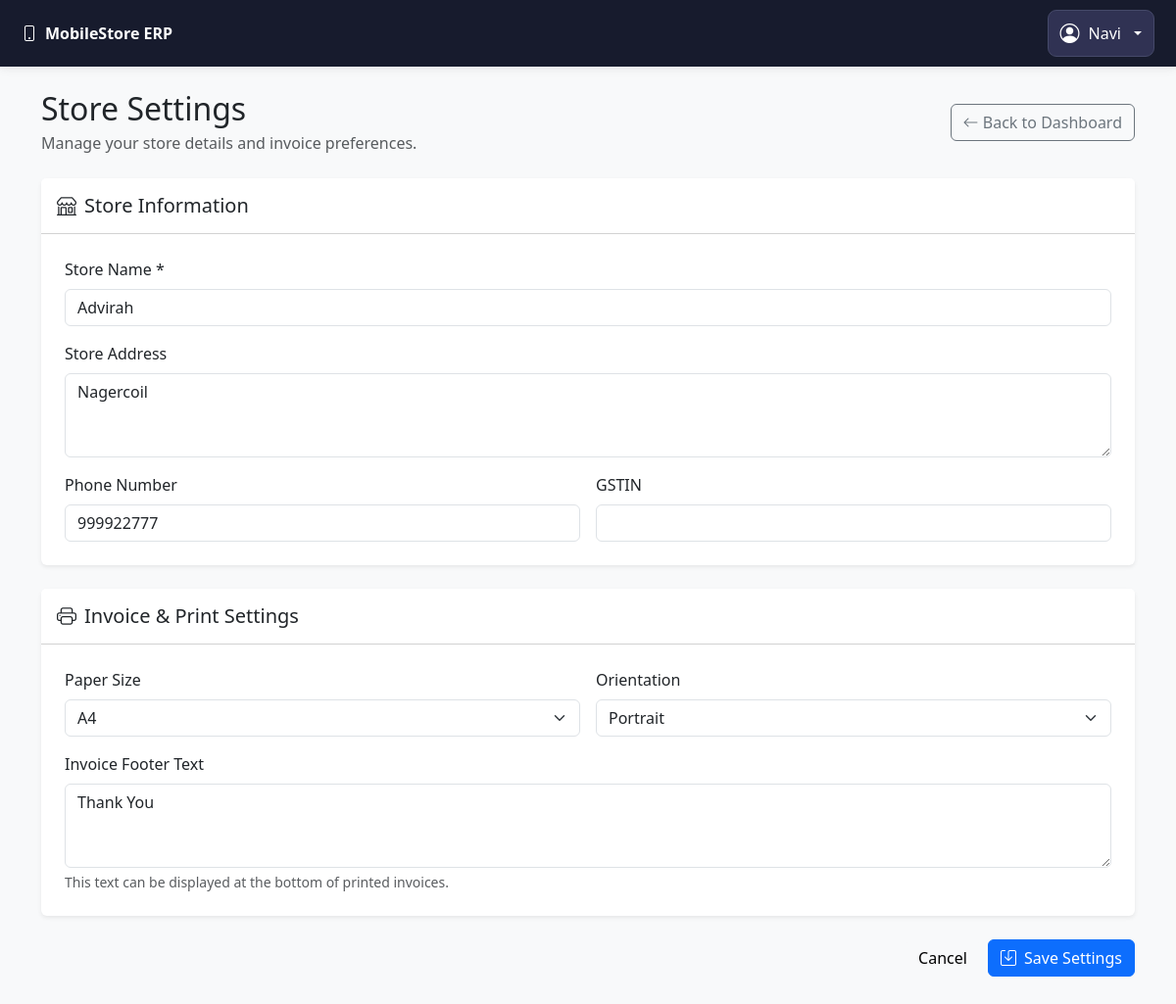
Page /store-settings (signed in) on the committed database.
### models.py (models this page shows, shortened)
class TimestampMixin:
    created_at = db.Column(db.DateTime(timezone=True), default=utc_now, nullable=False)
    updated_at = db.Column(
        db.DateTime(timezone=True), default=utc_now, onupdate=utc_now, nullable=False
    )

class User(UserMixin, TimestampMixin, db.Model):
    __tablename__ = "users"
    id = db.Column(db.Integer, primary_key=True)
    username = db.Column(db.String(80), unique=True, nullable=False, index=True)
    full_name = db.Column(db.String(150), nullable=False)
    password_hash = db.Column(db.String(255), nullable=False)
    role = db.Column(db.String(20), nullable=False, default="cashier")
    is_active = db.Column(db.Boolean, default=True, nullable=False)

class StoreSettings(TimestampMixin, db.Model):
    __tablename__ = "store_settings"
    id = db.Column(db.Integer, primary_key=True)
    store_name = db.Column(db.String(150), nullable=False, default="My Store")
    logo_filename = db.Column(db.String(255))
    address = db.Column(db.Text)
    phone = db.Column(db.String(30))
    gstin = db.Column(db.String(30))
    paper_size = db.Column(db.String(20), nullable=False, default="A4")
    orientation = db.Column(db.String(20), nullable=False, default="portrait")
    custom_width_mm = db.Column(db.Float, default=100)
    custom_height_mm = db.Column(db.Float, default=150)
    footer_text = db.Column(db.String(500))

### app.py (the view, shortened to what this page needs)
    @app.route("/store-settings", methods=["GET", "POST"])
    @login_required
    def store_settings_page():
        settings = db.session.get(StoreSettings, 1)
        if settings is None:
            settings = StoreSettings(id=1)
            db.session.add(settings)
            db.session.commit()
        return render_template(
            "store_settings.html",
            settings=settings,
        )

### templates/store_settings.html (shortened to what this page needs)
{% extends "base.html" %}
{% block content %}
<div class="container py-4">
    <div class="d-flex justify-content-between align-items-center flex-wrap gap-2 mb-4">
        <div>
            <h2 class="mb-1">Store Settings</h2>
            <p class="text-muted mb-0">Manage your store details and invoice preferences.</p>
        </div>
        <a href="{{ url_for('dashboard_page') }}" class="btn btn-outline-secondary">
            <i class="bi bi-arrow-left"></i> Back to Dashboard
        </a>
    </div>
    <form method="POST" action="{{ url_for('store_settings_page') }}">
        <div class="card border-0 shadow-sm mb-4">
            <div class="card-header bg-white py-3">
                <h5 class="mb-0"><i class="bi bi-shop me-2"></i>Store Information</h5>
            </div>
            <div class="card-body p-4">
                <div class="mb-3">
                    <label for="store_name" class="form-label">Store Name *</label>
                    <input type="text" class="form-control" id="store_name"
                           name="store_name" maxlength="150"
                           value="{{ settings.store_name or '' }}" required>
                </div>
                <div class="mb-3">
                    <label for="address" class="form-label">Store Address</label>
                    <textarea class="form-control" id="address" name="address"
                              rows="3">{{ settings.address or '' }}</textarea>
                </div>
                <div class="row g-3">
                    <div class="col-md-6">
                        <label for="phone" class="form-label">Phone Number</label>
                        <input type="text" class="form-control" id="phone"
                               name="phone" maxlength="30"
                               value="{{ settings.phone or '' }}">
                    </div>
                    <div class="col-md-6">
                        <label for="gstin" class="form-label">GSTIN</label>
                        <input type="text" class="form-control" id="gstin"
                               name="gstin" maxlength="30"
                               value="{{ settings.gstin or '' }}">
                    </div>
                </div>
            </div>
        </div>
        <div class="card border-0 shadow-sm mb-4">
            <div class="card-header bg-white py-3">
                <h5 class="mb-0"><i class="bi bi-printer me-2"></i>Invoice & Print Settings</h5>
            </div>
            <div class="card-body p-4">
                <div class="row g-3">
                    <div class="col-md-6">
                        <label for="paper_size" class="form-label">Paper Size</label>
                        <select class="form-select" id="paper_size" name="paper_size">
                            <option value="A4" {% if settings.paper_size == 'A4' %}selected{% endif %}>A4</option>
                        </select>
                    </div>
                    <div class="col-md-6">
                        <label for="orientation" class="form-label">Orientation</label>
                        <select class="form-select" id="orientation" name="orientation">
                            <option value="portrait" {% if settings.orientation == 'portrait' %}selected{% endif %}>Portrait</option>
                        </select>
                    </div>
                </div>
                <div class="mt-3">
                    <label for="footer_text" class="form-label">Invoice Footer Text</label>
                    <textarea class="form-control" id="footer_text" name="footer_text"
                              rows="3" maxlength="500"
                              placeholder="Thank you for shopping with us!">{{ settings.footer_text or '' }}</textarea>
                    <div class="form-text">This text can be displayed at the bottom of printed invoices.</div>
                </div>
            </div>
        </div>
        <div class="d-flex justify-content-end gap-2 mb-4">
            <a href="{{ url_for('dashboard_page') }}" class="btn btn-light">Cancel</a>
            <button type="submit" class="btn btn-primary">
                <i class="bi bi-save me-1"></i> Save Settings
            </button>
        </div>
    </form>
</div>
{% endblock %}

### templates/base.html (shortened to what this page needs)
<!DOCTYPE html>
<html lang="en">
<head>
    <link
        href="https://cdn.jsdelivr.net/npm/bootstrap@5.3.3/dist/css/bootstrap.min.css"
        rel="stylesheet">
    <link
        href="https://cdn.jsdelivr.net/npm/bootstrap-icons@1.11.3/font/bootstrap-icons.min.css"
        rel="stylesheet">
</head>
<body class="bg-light">
    {% if current_user.is_authenticated %}
    <nav class="navbar app-navbar">
        <div class="container-fluid px-0">
            <a class="app-brand" href="{{ url_for('dashboard_page') }}">
                <i class="bi bi-phone me-2"></i>MobileStore ERP
            </a>
            <div class="dropdown">
                <button
                    class="btn account-button dropdown-toggle"
                    type="button"
                    id="accountDropdown"
                    data-bs-toggle="dropdown"
                    aria-expanded="false">
                    <i class="bi bi-person-circle fs-5"></i>
                    <span class="account-name">
                        {{ current_user.full_name or current_user.username }}
                    </span>
                </button>
            </div>
        </div>
    </nav>
    {% endif %}
    {% block content %}{% endblock %}
</body>
</html>

### templates/base.html (style rules this page uses)
.app-navbar { background: #171b2d; padding: 10px 22px; box-shadow: 0 2px 10px rgba(0, 0, 0, .08); }
.app-brand { color: #fff; font-weight: 750; text-decoration: none; }
.account-button { display: inline-flex; align-items: center; gap: 9px; padding: 8px 12px; color: #fff; background: #303253; border: 1px solid #454969; border-radius: 9px; }

### rows in the picture
User: full_name "Navi"
StoreSettings: store_name "Advirah", address "Nagercoil", phone "999922777", paper_size "A4", orientation "Portrait", footer_text "Thank You"
